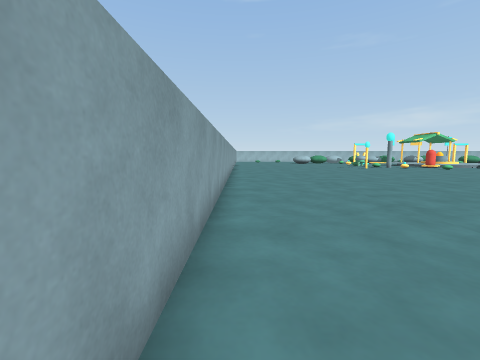
[1] (above)

17 first-person views from a walk through a 3-D level made in the Unity game engine. The camera is 1.3 m above the floor, tilts 6° down and sees 90° across. The floor is counted in squares, 1 m on a side. Each view is taken from the middle of a square. On the plan, view 1 faces up. The plan holds only what a view shows up to about 12 squares ahead; the rest is blank. The place goes on beyond the plan. Some animated figures are left out.

[2]
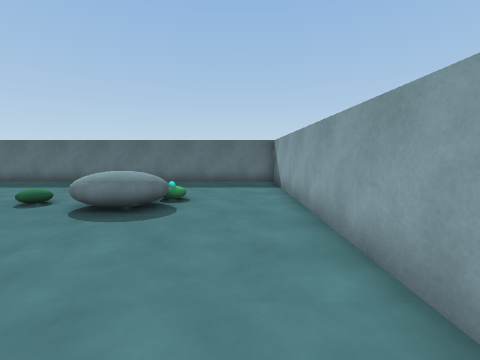

[3]
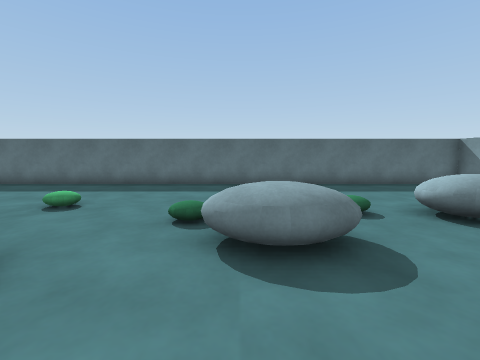

[4]
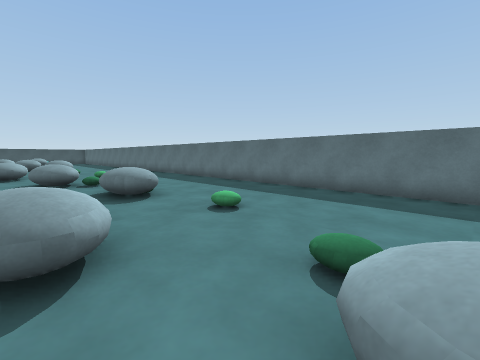

[5]
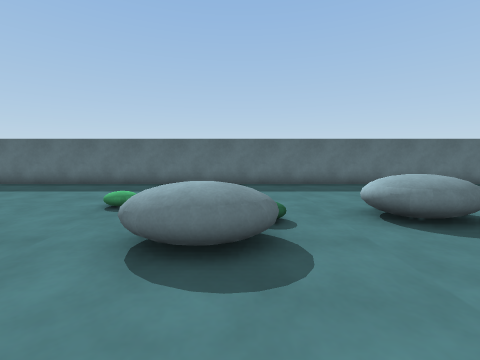

[6]
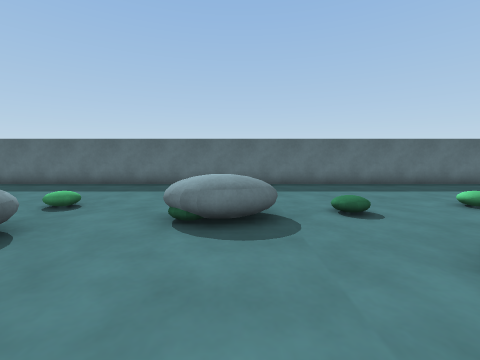

[7]
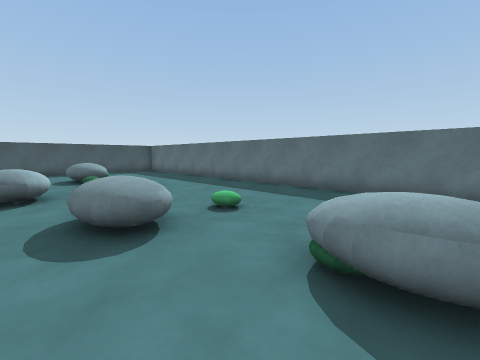

[8]
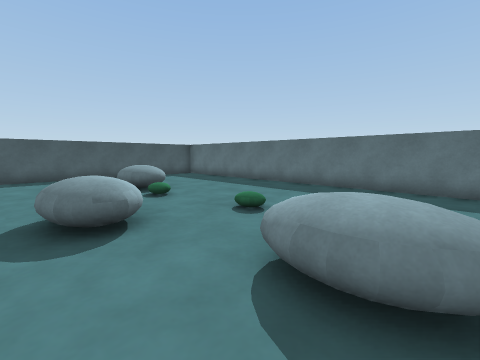

[9]
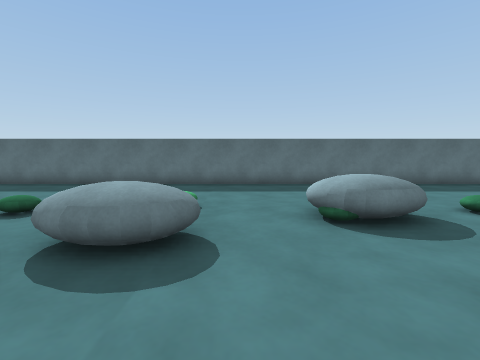

[10]
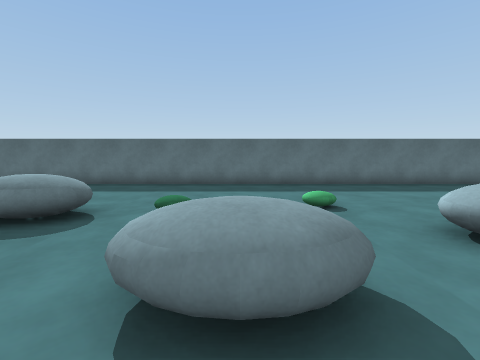

[11]
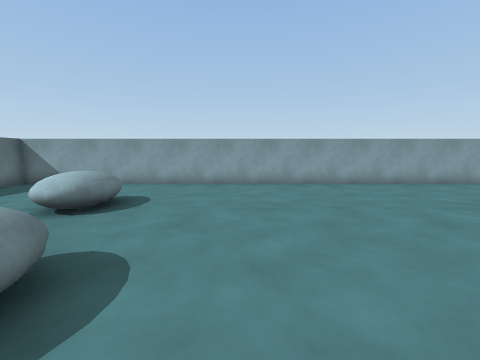

[12]
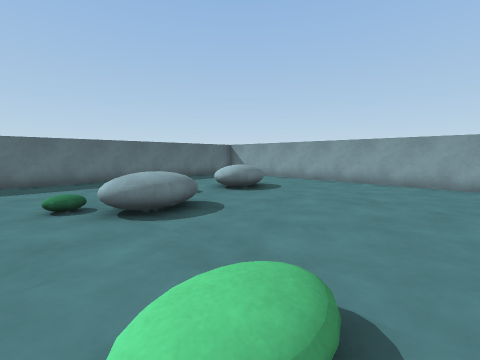

[13]
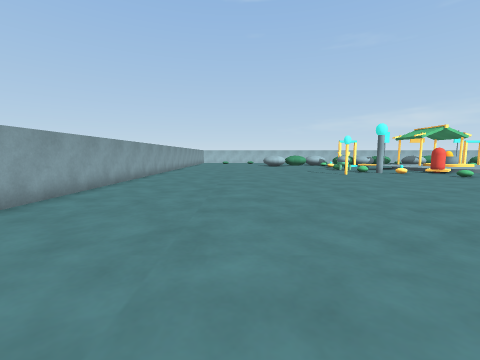

[14]
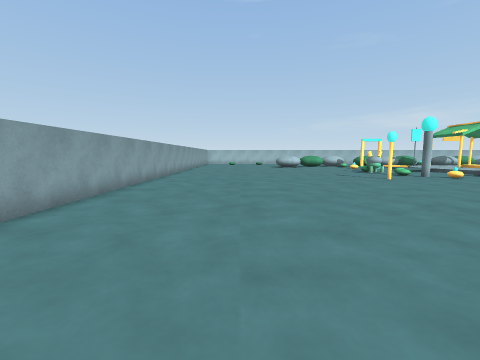

[15]
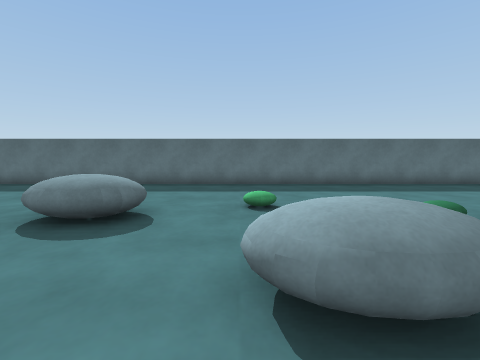

[16]
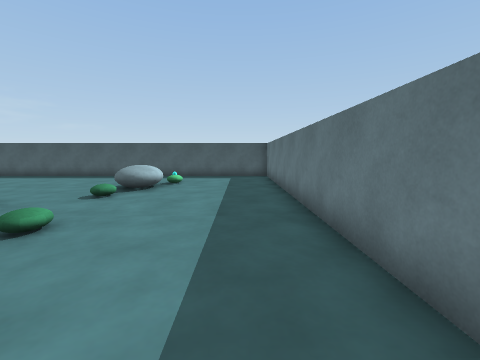

[17]
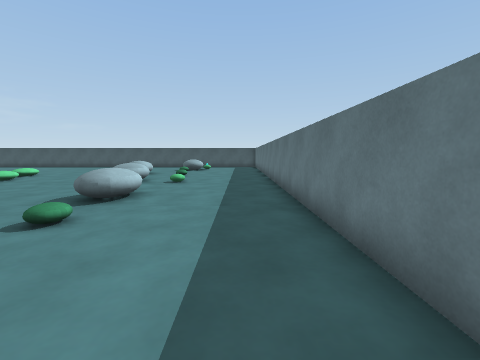

### Floor plan
Key: @ floor where view 1 was taken; # wall or solid block; . floor; = window, fence, low wall or low ledge; ^ raised ledge; O other object.
Columns run from 1 left of view 1 to 43 right of it. Each row starts with its distance up from view 1.
 20 #...............
 19 #.................
 18 #.................
 17 #................
 16 #...............
 15 #..............
 14 #.............
 13 #............
 12 #............
 11 #............
 10 #...........
  9 #..........                         O
  8 #.......... .                      ..
  7 #..........O.                     ...
  6 #............  .      .    .   . ....
  5 #.................  .........................
  4 #............^^^..........^^^..........^^^...
  3 #........^^..^^.......^^..= =......^^=..^^...
  2 #....^..=^^.......^=..^^=......^=..^^^......=
  1 #...^^^....O.....^^^..........^^^...........^
  0 #@..=^............^=.....O.....^=...........=
 -1 #............................................
 -2 #............................................
 -3 #............................................
 -4 #............................................
 -5 #############################################

Positions as (right, up) in squares from view 1, and headings:
1: (0, 0), facing up
2: (1, 7), facing down
3: (9, 6), facing down
4: (9, 4), facing down-right
5: (21, 6), facing down
6: (30, 6), facing down
7: (30, 4), facing down-right
8: (34, 5), facing down-right
9: (33, 6), facing down
10: (26, 6), facing down
11: (10, 5), facing left
12: (11, 8), facing down-left
13: (5, 7), facing up
14: (4, 10), facing up
15: (14, 6), facing down
16: (34, -3), facing right
17: (23, -3), facing right
